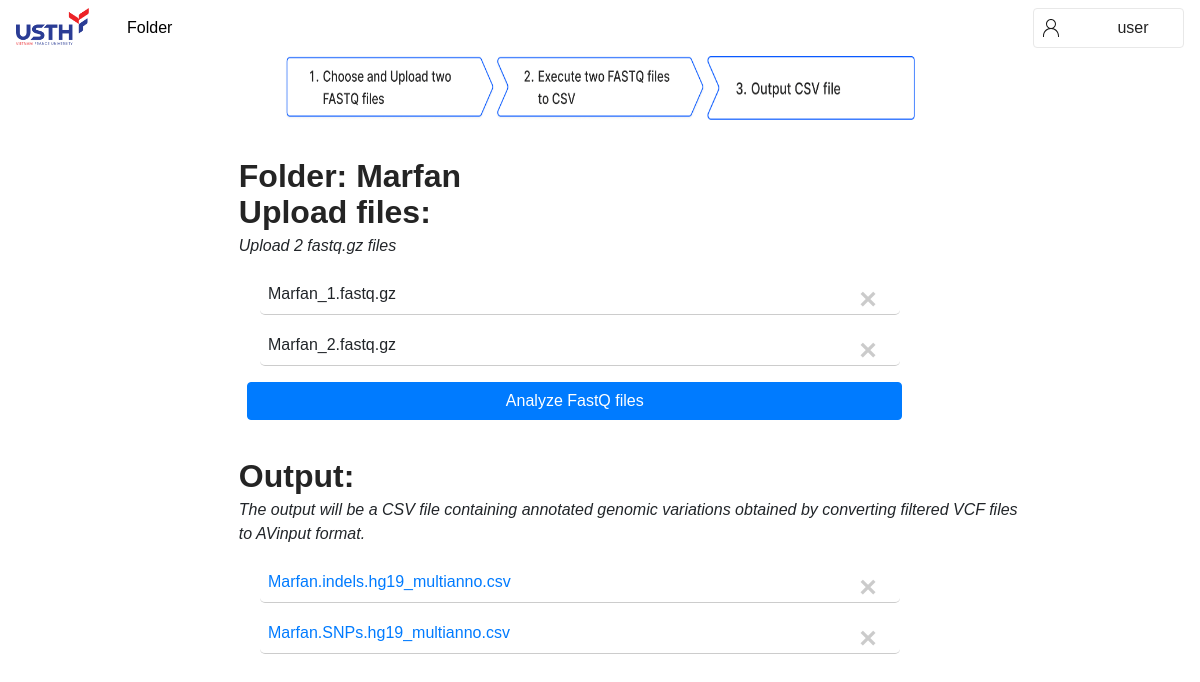
/folder/12 (signed in), run on the app's committed database.
### function/models.py (models this page shows)
class User(db.Model, UserMixin):
    role = db.Column(db.Integer, default = 2)
    id = db.Column(db.Integer, primary_key = True)
    email = db.Column(db.String(50))
    username = db.Column(db.String(50))
    password = db.Column(db.String(50))

class Folder(db.Model):
    id = db.Column(db.Integer, primary_key = True)
    path = db.Column(db.String(50), nullable = False)
    name = db.Column(db.String(50), nullable = False)
    date = db.Column(db.DateTime(timezone = True), default = func.now())
    user_id = db.Column(db.Integer, db.ForeignKey('user.id'))
    users = db.relationship('User')
    parent_folder_id = db.Column(db.Integer, db.ForeignKey('folder.id'))
    subfolders = db.relationship('Folder', backref=db.backref('parent_folder', remote_side=[id]))

class File(db.Model):
    id = db.Column(db.Integer, primary_key = True)
    path = db.Column(db.String(50), nullable = False)
    name = db.Column(db.String(50), nullable = False)
    date = db.Column(db.DateTime(timezone = True), default = func.now())
    user_id = db.Column(db.Integer, db.ForeignKey('user.id'))
    folder_id = db.Column(db.Integer, db.ForeignKey('folder.id'))
    subfiles = db.relationship('Folder', backref=db.backref('files', lazy='dynamic'))

### app.py (the view, shortened to what this page needs)
@app.route('/folder/<folder_id>', methods=['GET', 'POST'])
@login_required
def get_folder(folder_id):
    folder = Folder.query.get_or_404(folder_id)
    file = File.query.filter_by(folder_id=folder.id).first()
    subfolders = Folder.query.filter_by(parent_folder_id=folder.id).all()
    subfiles = File.query.filter_by(folder_id=folder.id).all()
    output=[]
    files=[]
    for file in subfiles:
        if file.name.endswith(".csv"):
            output.append(file)
        else:
            files.append(file)
    return render_template('folder.html', folder=folder, subfolders=subfolders, file = file, subfiles = files, output=output, user = current_user)

### app.py (called while the page is built)
@login_manager.user_loader
def load_user(id):
    return User.query.get(int(id))

### templates/folder.html (shortened to what this page needs)
{% extends 'home.html' %}
{% block content %}
<link rel="stylesheet" href="../static/folder.css">
  <div class="form">
    <div class="step">
      {% set sorted_subfiles = subfiles | sort(attribute='name') %}
      <img src="../static/images/step1_color.png" alt="Step 1" class="step-1 step-image">
      {% if sorted_subfiles |length == 2 %}
        <img src="../static/images/step2_color.png" alt="Step 1" class="step-1 step-image">
        {% else %}
        <img src="../static/images/step2.png" alt="Step 1" class="step-1 step-image">
      {% endif %}
      {% if output |length != 0 %}
        <img src="../static/images/step3_color.png" alt="Step 3" class="step-3 step-image">
      {% else %}
        <img src="../static/images/step3.png" alt="Step 3" class="step-3 step-image">
      {% endif %}
    </div>
    <h2 class="title head">Folder: {{ folder.name }}</h2>
    <h2 class="title head">Upload files:</h2>
    <p class="title"><i>Upload 2 fastq.gz files</i></p>
    <ul>
      {% for subfile in subfiles %}
        {% if subfile.name.endswith('.gz') %}
          <div class="file-list name-file">
            <li>{{ subfile.name }}</li>
            <button type="button" class="close" onclick="deleteSubFile('{{ subfile.id }}','{{ subfile.folder_id }}')">
              <span aria-hidden="true">&times;</span>
            </button>
          </div>
        {% endif %}
      {% endfor %}
    </ul>
 <form action="/folder/{{ folder.id }}" method="post" enctype="multipart/form-data" id="uploadForm">
  <div id="fileInputContainer">
	  {% if subfiles|length>=2 %}
    <button type="button" class="btn-primary btn execute-button" id="addFileBtn" onclick="executeF('{{ folder.id }}')">Analyze FastQ files</button>
    {% endif %}
  </div>
</form>
    <div class="ouput-file">
      <h2 class="title head">Output:</h2>
      <p class="title"><i>The output will be a CSV file containing annotated genomic variations obtained by converting filtered VCF files to AVinput format.</i></p>
      <ul>
         {% for subfile in output %}
          {% if subfile.name.endswith('.csv') %}
            <div class="file-list name-file">
              <li><a href="{{ url_for('get_file', file_id=subfile.id) }}">{{ subfile.name }}</a></li>
              <button type="button" class="close" onclick="deleteSubFile('{{ subfile.id }}','{{ subfile.folder_id }}')">
                <span aria-hidden="true">&times;</span>
              </button>
            </div>
          {% endif %}
        {% endfor %}
      </ul>
    </div>
  </div>
{% endblock %}

### templates/base.html (shortened to what this page needs)
<!DOCTYPE html>
<html lang="en">
<head>
    <link
    rel="stylesheet"
    href="https://stackpath.bootstrapcdn.com/bootstrap/4.4.1/css/bootstrap.min.css"
  />
  <link
    rel="stylesheet"
    href="https://stackpath.bootstrapcdn.com/font-awesome/4.7.0/css/font-awesome.min.css"
  />
</head>
<body onload="checkURL()">
    <link rel="stylesheet" href="../static/base.css">
    <nav class="navbar navbar-expand-lg bg-white">
        <div class="collapse navbar-collapse" id="navbar">
                {% if current_user.role==1%}
                    <div class="navbar-nav">
                        <a href="" class="nav-link-spacing logo"><img src="/static/images/usth.png" alt="usth logo"></a>
                        <a href="{{url_for('admin')}}" class="nav-item nav-link nav-link-spacing" id="admin">Users</a>
                        <a href="{{url_for('create_user')}}" class="nav-item nav-link nav-link-spacing " id="create_user">Add user</a>
                        <a href="{{url_for('demo')}}" class="nav-item nav-link nav-link-spacing " id="demo" >Demo</a>
                    </div>
                    <div class="nav-right">
                        <div class="menu_account">
                            <div class="icon_account">
                            <svg xmlns="http://www.w3.org/2000/svg" width="24" height="24" viewBox="0 0 24 24" fill="none">
                                <path d="M12 3C14.7614 3 17 5.23858 17 8C17 9.88196 15.9603 11.5211 14.4239 12.3742C17.5815 13.3762 19.8902 16.2864 19.9962 19.7508L20 20V21H19V20L18.9959 19.7593C18.8691 16.0048 15.7855 13 12 13C8.21455 13 5.1309 16.0048 5.00406 19.7593L5 20V21H4V20L4.00381 19.7508C4.1098 16.2864 6.41847 13.3762 9.57667 12.3736C8.03975 11.5211 7 9.88196 7 8C7 5.23858 9.23858 3 12 3ZM12 4C9.79086 4 8 5.79086 8 8C8 10.2091 9.79086 12 12 12C14.2091 12 16 10.2091 16 8C16 5.79086 14.2091 4 12 4Z" fill="#1A1A1A"/>
                            </svg>
                            </div>
                            <div class="name_account" data-toggle="dropdown">
                                <p class="nav-link username">{{ current_user.username }}</p>
                                <div class="dropdown-menu dropdown-menu-right">
                                    <a class="dropdown-item" href="/reset" id="reset">Reset Password</a>
                                    <a href="/logout" class="dropdown-item" id="logout">Log Out</a>
                                </div>
                            </div>
                        </div>
                    </div>
                        {% elif current_user.role==2 or current_user.role==3%}
                        <div class="navbar-nav">
                            <a href="{{url_for('home')}}" class="nav-link-spacing logo"><img src="/static/images/usth.png" alt="usth logo"></a>
                            <a href="{{url_for('home')}}" class="nav-item nav-link nav-link-spacing" id="home">Folder</a>
                        </div>
                        <div class="nav-right">
                            <div class="menu_account">
                                <div class="icon_account">
                                </div>
                                <div class="name_account" data-toggle="dropdown">
                                    <p class="nav-link username">{{ current_user.username }}</p>
                                </div>
                            </div>
                        </div>
                {% endif %}
        </div>
    </nav>
    {% block content %}
    {% endblock %}
</body>
</html>

### static/base.css (style rules this page uses)
:root { --primary: #007bff; --secondary: #bfc0c0; --white: #fff; --text-clr: #222222; --header-clr: #25273d; --next-btn-hover: #0044ff; --back-btn-hover: #8b8c8c; --hover: #27408B; }
body { font-family: sans-serif; }
.navbar-nav img { width: 100%; }
.navbar { position: sticky; top: 0; z-index: 9999999; width: 100%; min-height: 5vh; }
.logo { width: 73px; }
.nav-right { position: absolute; right: 16px; }
.nav-link-spacing { margin-right: 30px; color: black; font-weight: normal; height: fit-content; }
.navbar { background-color: #00194C; width: 100%; }
.menu_account { display: flex; width: 151px; height: 40px; padding: 8px 9px; justify-content: center; align-items: center; gap: 5px; flex-shrink: 0; border-radius: 4px; border: 1px solid #E8E8E8; background-color: white; }
.name_account { display: flex; width: 110px; height: 20px; flex-direction: column; justify-content: center; flex-shrink: 0; color: var(--black-text, var(--normal-text, #222)); text-align: center; font-size: 16px; font-style: normal; font-weight: 400; line-height: 24px; cursor: pointer; padding-top: 12%; }
.username { min-width: 130px; min-height: 40px; text-overflow: ellipsis; overflow: hidden; }

### static/folder.css (style rules this page uses)
#uploadForm { padding-bottom: 5%; }
.form { max-width: 70%; margin: 0 auto; }
.title { padding-left: 7%; }
.head { color: #242424; font-size: 32px; font-style: normal; font-weight: 600; line-height: 28px; }
.name-file { left: 5%; }
.file-list { position: relative; padding: 1%; border-bottom: 1px solid #ccc; border-radius: 5px; margin-bottom: 10px; align-items: center; gap: 4px; align-self: stretch; width: 80%; }
.file-list li { list-style-type: none; }
.file-list .close { position: absolute; top: 25%; left: 95%; transform: translateX(-50%); border: none; background-color: transparent; color: #999; cursor: pointer; font-size: 30px; display: block; }
.btn { width: 78%; margin-left: 8%; }
.step { display: flex; position: relative; padding-bottom: 5%; align-items: center; justify-content: center; width: 100%; }
.step-image { width: 25%; height: 64px; }

### data on the page
User: username "user"
Folder: name "Marfan"
File: name "Marfan_1.fastq.gz"
File: name "Marfan_2.fastq.gz"
File: name "Marfan.indels.hg19_multianno.csv"
File: name "Marfan.SNPs.hg19_multianno.csv"
